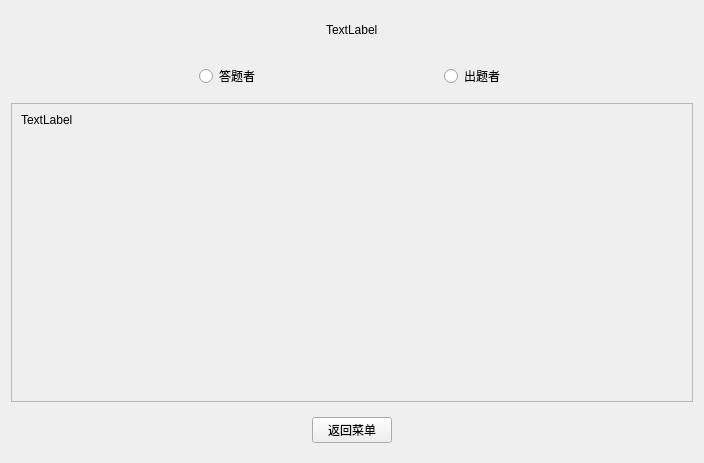
<?xml version="1.0" encoding="UTF-8"?>
<ui version="4.0">
 <class>RankWindow</class>
 <widget class="QWidget" name="RankWindow">
  <property name="geometry">
   <rect>
    <x>0</x>
    <y>0</y>
    <width>704</width>
    <height>463</height>
   </rect>
  </property>
  <property name="windowTitle">
   <string>Form</string>
  </property>
  <layout class="QVBoxLayout" name="verticalLayout">
   <item>
    <widget class="QWidget" name="widget_2" native="true">
     <layout class="QHBoxLayout" name="horizontalLayout_2">
      <item>
       <spacer name="horizontalSpacer_3">
        <property name="orientation">
         <enum>Qt::Horizontal</enum>
        </property>
        <property name="sizeHint" stdset="0">
         <size>
          <width>40</width>
          <height>20</height>
         </size>
        </property>
       </spacer>
      </item>
      <item>
       <widget class="QLabel" name="rankLab">
        <property name="text">
         <string>TextLabel</string>
        </property>
       </widget>
      </item>
      <item>
       <spacer name="horizontalSpacer_4">
        <property name="orientation">
         <enum>Qt::Horizontal</enum>
        </property>
        <property name="sizeHint" stdset="0">
         <size>
          <width>40</width>
          <height>20</height>
         </size>
        </property>
       </spacer>
      </item>
     </layout>
    </widget>
   </item>
   <item>
    <widget class="QWidget" name="widget_3" native="true">
     <layout class="QHBoxLayout" name="horizontalLayout_3">
      <item>
       <spacer name="horizontalSpacer_5">
        <property name="orientation">
         <enum>Qt::Horizontal</enum>
        </property>
        <property name="sizeHint" stdset="0">
         <size>
          <width>40</width>
          <height>20</height>
         </size>
        </property>
       </spacer>
      </item>
      <item>
       <widget class="QRadioButton" name="answerRadio">
        <property name="text">
         <string>答题者</string>
        </property>
       </widget>
      </item>
      <item>
       <spacer name="horizontalSpacer_7">
        <property name="orientation">
         <enum>Qt::Horizontal</enum>
        </property>
        <property name="sizeHint" stdset="0">
         <size>
          <width>40</width>
          <height>20</height>
         </size>
        </property>
       </spacer>
      </item>
      <item>
       <widget class="QRadioButton" name="makerRadio">
        <property name="text">
         <string>出题者</string>
        </property>
       </widget>
      </item>
      <item>
       <spacer name="horizontalSpacer_6">
        <property name="orientation">
         <enum>Qt::Horizontal</enum>
        </property>
        <property name="sizeHint" stdset="0">
         <size>
          <width>40</width>
          <height>20</height>
         </size>
        </property>
       </spacer>
      </item>
     </layout>
    </widget>
   </item>
   <item>
    <widget class="QScrollArea" name="scrollArea">
     <property name="widgetResizable">
      <bool>true</bool>
     </property>
     <widget class="QWidget" name="scrollAreaWidgetContents_2">
      <property name="geometry">
       <rect>
        <x>0</x>
        <y>0</y>
        <width>684</width>
        <height>308</height>
       </rect>
      </property>
      <layout class="QHBoxLayout" name="horizontalLayout_4">
       <item>
        <widget class="QLabel" name="rank">
         <property name="text">
          <string>TextLabel</string>
         </property>
         <property name="alignment">
          <set>Qt::AlignLeading|Qt::AlignLeft|Qt::AlignTop</set>
         </property>
        </widget>
       </item>
      </layout>
     </widget>
    </widget>
   </item>
   <item>
    <widget class="QWidget" name="widget" native="true">
     <layout class="QHBoxLayout" name="horizontalLayout">
      <item>
       <spacer name="horizontalSpacer">
        <property name="orientation">
         <enum>Qt::Horizontal</enum>
        </property>
        <property name="sizeHint" stdset="0">
         <size>
          <width>40</width>
          <height>20</height>
         </size>
        </property>
       </spacer>
      </item>
      <item>
       <widget class="QPushButton" name="backMenuBtn">
        <property name="text">
         <string>返回菜单</string>
        </property>
       </widget>
      </item>
      <item>
       <spacer name="horizontalSpacer_2">
        <property name="orientation">
         <enum>Qt::Horizontal</enum>
        </property>
        <property name="sizeHint" stdset="0">
         <size>
          <width>40</width>
          <height>20</height>
         </size>
        </property>
       </spacer>
      </item>
     </layout>
    </widget>
   </item>
  </layout>
 </widget>
 <resources/>
 <connections/>
</ui>
